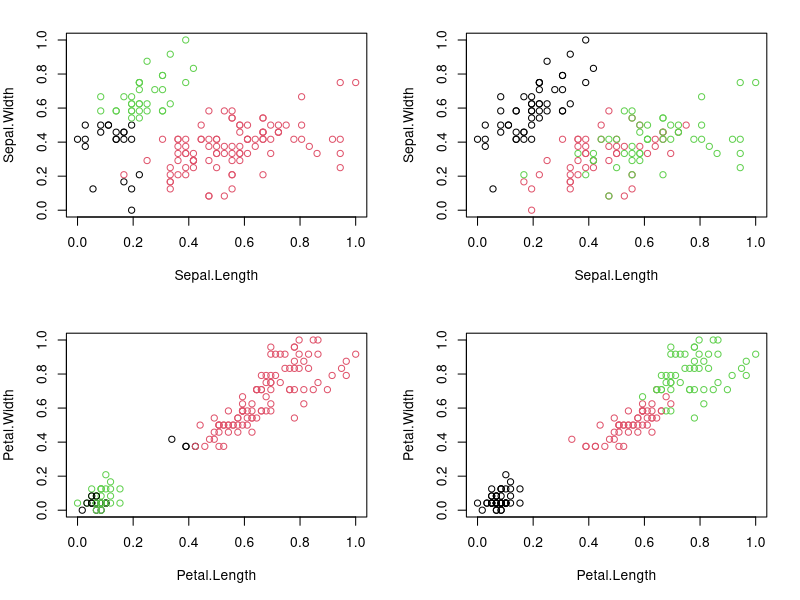

This figure's R source:
#K-Means Clustering

require("datasets")
data("iris") # load Iris Dataset
str(iris) #view structure of dataset

summary(iris) #view statistical summary of dataset

head(iris, 3) #view top  rows of dataset

#Preprocess the dataset
#Since clustering is a type of Unsupervised Learning, 
#we would not require Class Label(output) during execution of our algorithm. 
#We will, therefore, remove Class Attribute “Species” and store it in another variable. 
#We would then normalize the attributes between 0 and 1 using our own function.

iris.new<- iris[,c(1,2,3,4)]
iris.class<- iris[,"Species"]
head(iris.new, 3)

head(iris.class, 3)

normalize <- function(x){
  return ((x-min(x))/(max(x)-min(x)))
}

iris.new$Sepal.Length<- normalize(iris.new$Sepal.Length)
iris.new$Sepal.Width<- normalize(iris.new$Sepal.Width)
iris.new$Petal.Length<- normalize(iris.new$Petal.Length)
iris.new$Petal.Width<- normalize(iris.new$Petal.Width)
head(iris.new)

#Apply the K-means clustering algorithm
result<- kmeans(iris.new,3) #aplly k-means algorithm with no. of centroids(k)=3
result$size # gives no. of records in each cluster

result$centers # gives value of cluster center datapoint value(3 centers for k=3)

result$cluster #gives cluster vector showing the custer where each record falls

#Verify results of clustering
par(mfrow=c(2,2), mar=c(5,4,2,2))
plot(iris.new[c(1,2)], col=result$cluster)# Plot to see how Sepal.Length and Sepal.Width data points have been distributed in clusters
plot(iris.new[c(1,2)], col=iris.class)# Plot to see how Sepal.Length and Sepal.Width data points have been distributed originally as per "class" attribute in dataset
plot(iris.new[c(3,4)], col=result$cluster)# Plot to see how Petal.Length and Petal.Width data points have been distributed in clusters
plot(iris.new[c(3,4)], col=iris.class)

table(result$cluster,iris.class)

#Results of the table show that Cluster 1 corresponds to Virginica, 
#Cluster 2 corresponds to Versicolor 
#and Cluster 3 to Setosa.

#Total number of correctly classified instances are: 36 + 47 + 50= 133
#Total number of incorrectly classified instances are: 3 + 14= 17

#How did the model do?
#TASK: Accuracy = number of correctly classified/(total classified) = 133/150 = 0.8867
#i.e our model has achieved 88.67% accuracy!



